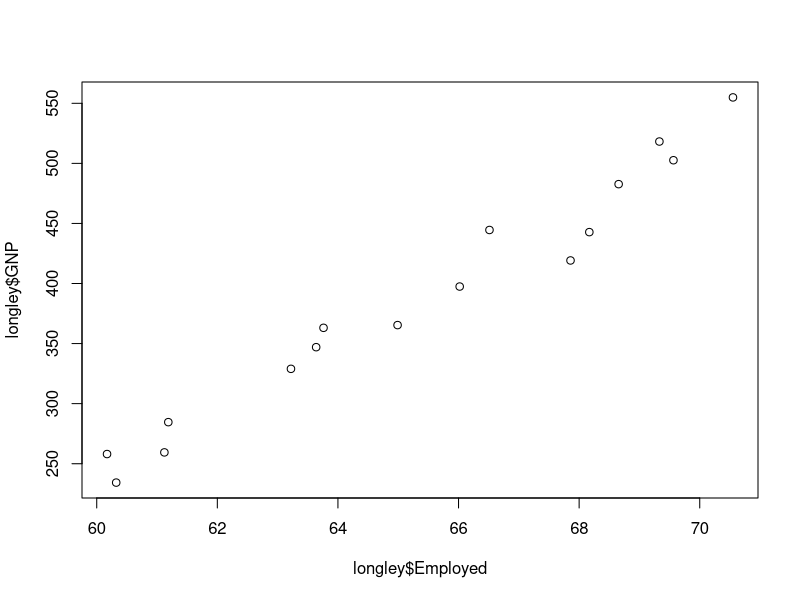
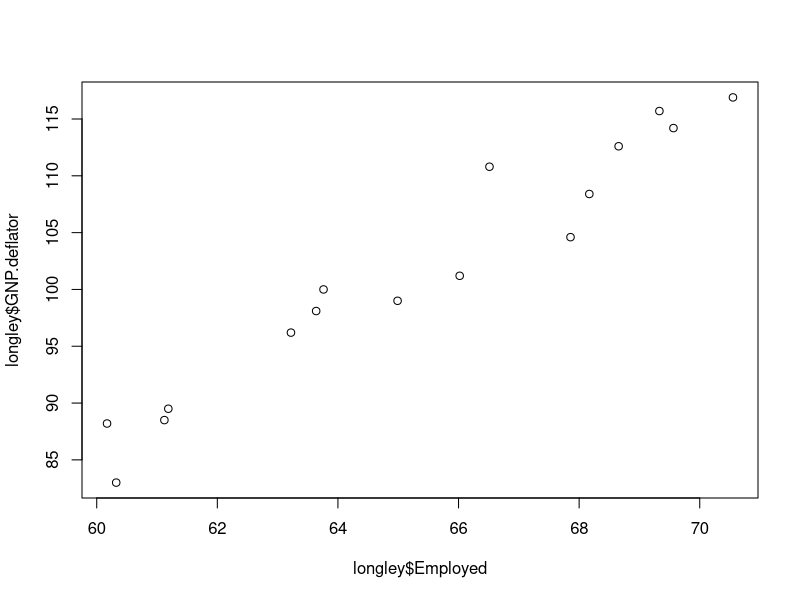
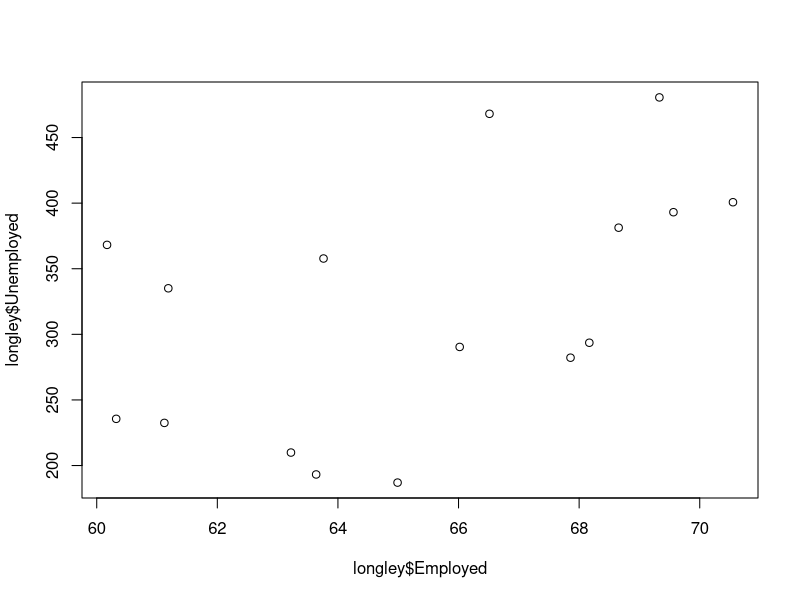
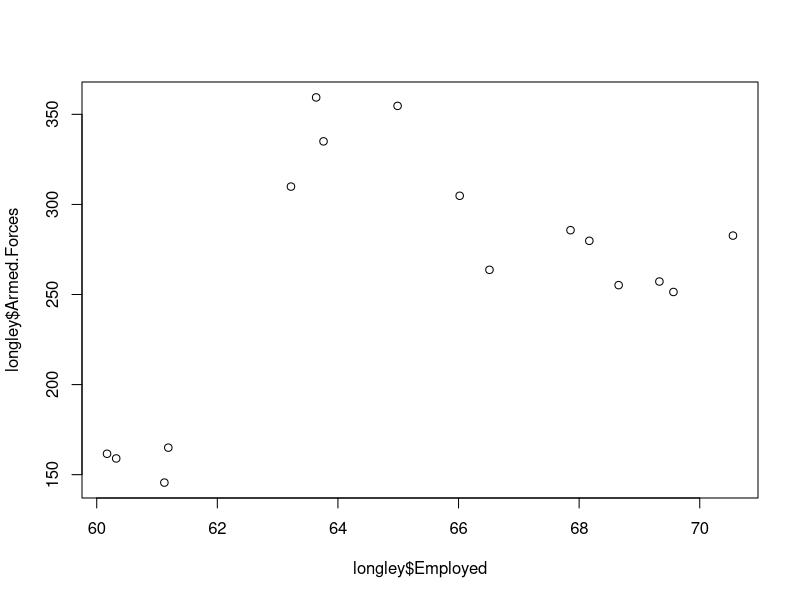
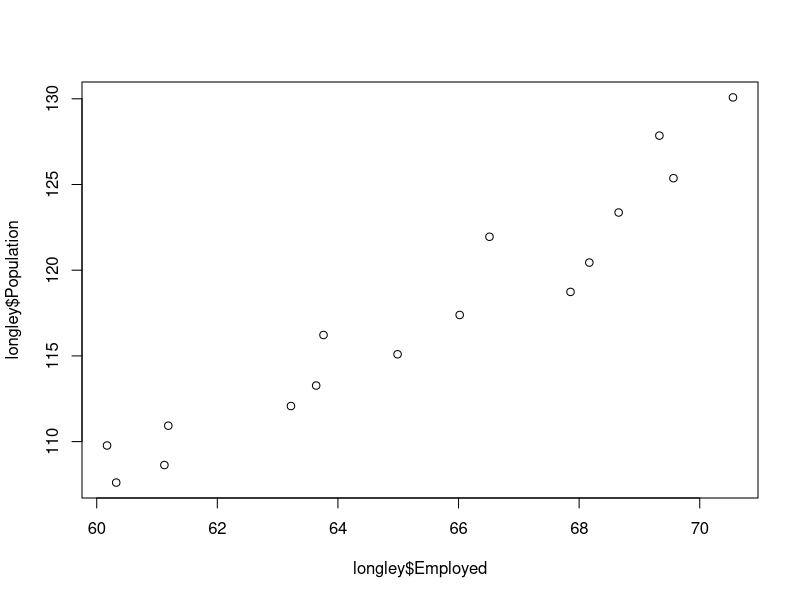
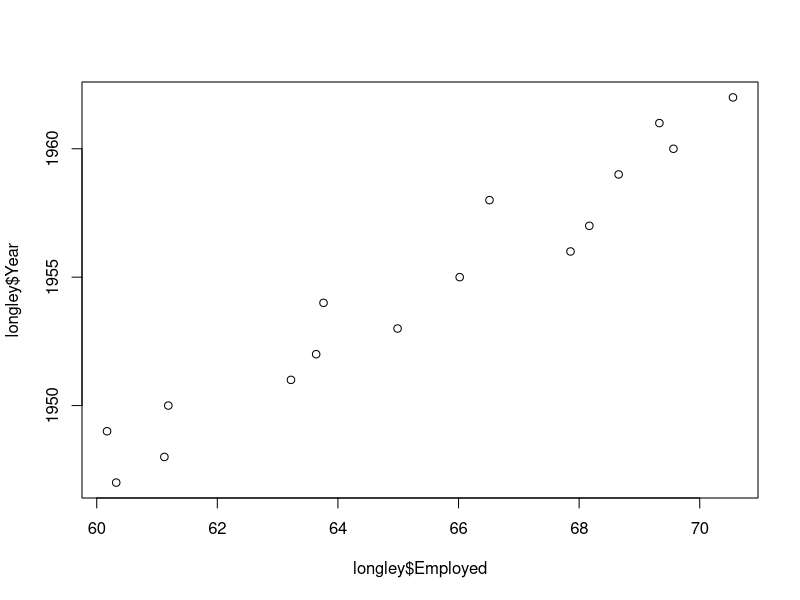
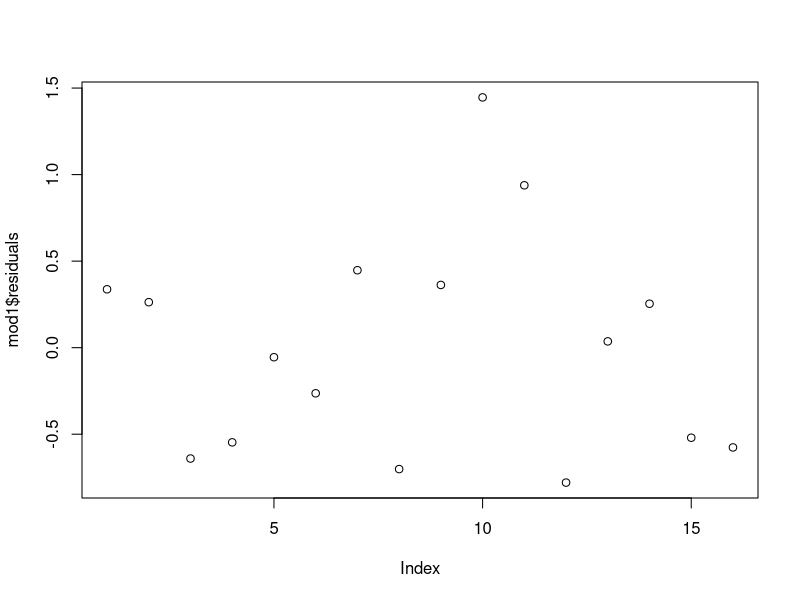
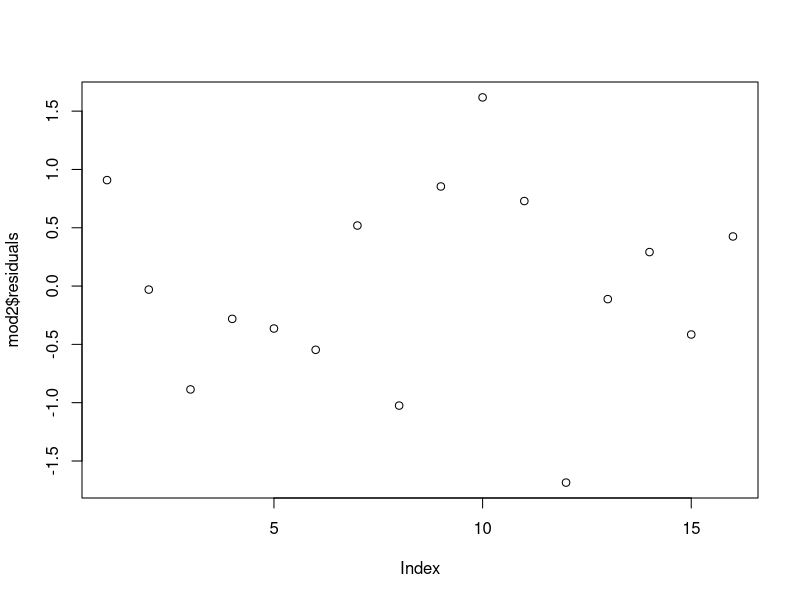

Reproduce these figures in R, in order.
library(datasets)

data("longley")

plot(x = longley$Employed,y = longley$GNP)
plot(x = longley$Employed,y = longley$GNP.deflator)
plot(x = longley$Employed,y = longley$Unemployed) 
plot(x = longley$Employed,y = longley$Armed.Forces) 
plot(x = longley$Employed,y = longley$Population)
plot(x = longley$Employed,y = longley$Year)


#taking GNP,GNP.deflator and Population as variables most correlated to Employed

mod1 = lm(Employed ~ GNP,data = longley) #B0 = 51.843,B1 = 0.034
mod2 = lm(Employed ~ GNP.deflator,data = longley) #B0 = 33.189,B1 = 0.316
mod3 = lm(Employed ~ Population,data = longley) #B0 = 8.3807,B1 = 0.484

plot(mod1$residuals)
plot(mod2$residuals)
plot(mod3$residuals)
abline(h = 0, lty = 3)

plot(longley$Employed,mod1$fitted.values)
plot(longley$Employed,mod2$fitted.values)
plot(longley$Employed,mod3$fitted.values)

library(tidyverse)
fit.stats <- as.data.frame(cbind(longley$Employed,mod1$fitted.values)) %>% #swap second column with fitted values from each model
  rename(Actuals = V1, Predicted.Values = V2) %>%
  mutate(error = Actuals - Predicted.Values,
         squared.error = error^2)
SSE <- sum(fit.stats$squared.error)
RMSE <- sqrt(mean(fit.stats$squared.error))

#SSE of 1st model: 6.036 RMSE: 0.614
#SSE of 2nd model: 10.611 RMSE: 0.814
#SSE of 3rd model: 14.365 RMSE: 0.947 

#After checking residual plots,prediction plot and checking SSE and RMSE of all the three models, we can conclude that first model is the best model.

y <- as.matrix(longley$Employed)

X <- as.matrix(cbind(rep(1,length(y)),longley$GNP))

B <- solve(t(X) %*% X) %*% t(X) %*% y #B0 = 51.843,#B1 = 0.034


pred <- longley %>%
  mutate(Intercept = B[1],Employed.pred = Intercept+B[2]*GNP)


plot(longley$Employed,pred$Employed.pred) 

